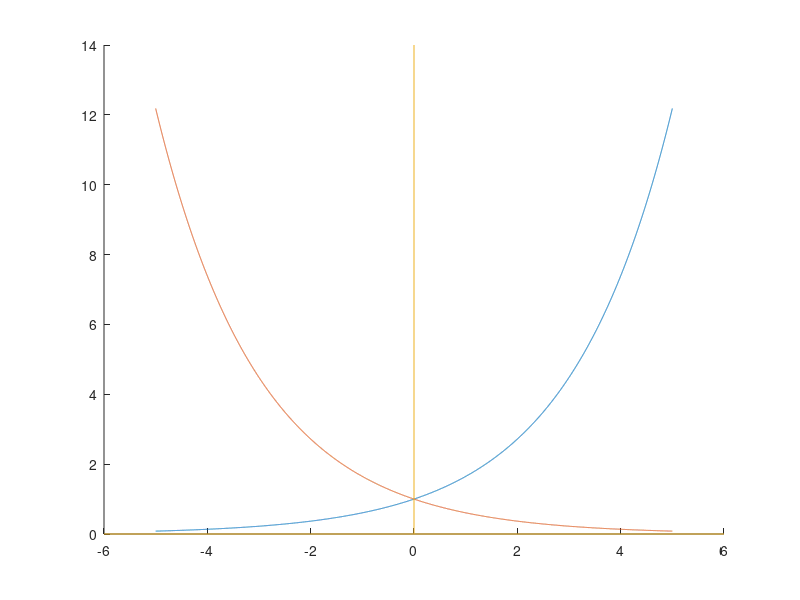

Write the MATLAB code that produced this figure.
clear all;
clc;

t=-5:0.001:5;
t2=-t;

x=exp(0.5*t);
hold on;
plot(t,x);

y=exp(0.5*t2);
plot(t,y);

xL=xlim;
yL=ylim;
line([0 0],yL);
line(xL,[0 0]);
hold off;
